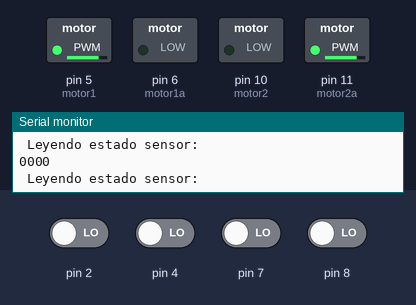
A sketch run on a simulated Arduino Uno, built with avr-gcc and run on an emulated ATmega328P. On the bench: switched loads named in the sketch (green lamp = pin HIGH), the last lines printed to the serial monitor. The test bench sets the inputs (shaded band); at power-on: pin 2, pin 4, pin 7, pin 8 LOW.

Above: at 1.2 s.
1.3 s: pin 2 driven HIGH
At 2.5 s:
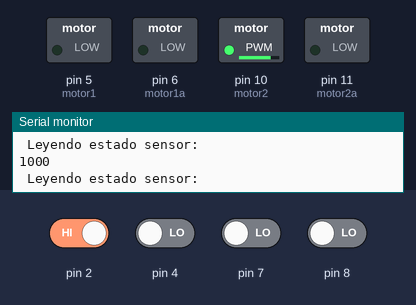
2.8 s: pin 4 driven HIGH
At 3.8 s:
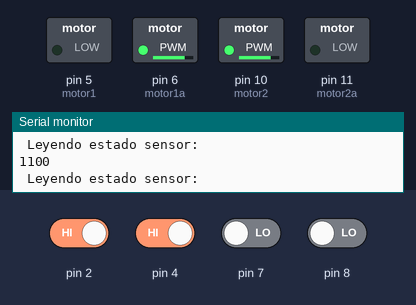
4.3 s: pin 7 driven HIGH
At 4.8 s:
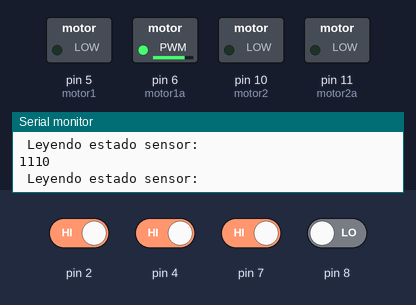
5.8 s: pin 7 driven LOW
At 7.0 s:
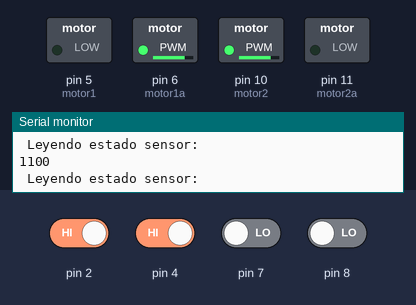
8.8 s: pin 8 driven HIGH
At 9.1 s:
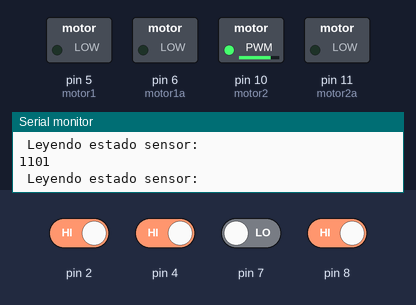
11.8 s: pin 8 driven LOW
At 12.4 s:
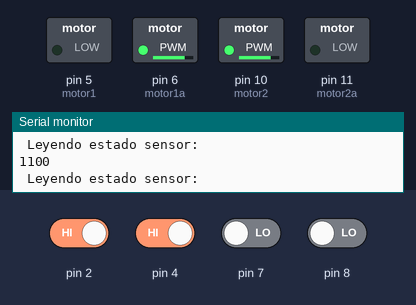
Timing chart, 0 to 14.8 s (numbered marks = the images above; inputs shaded):
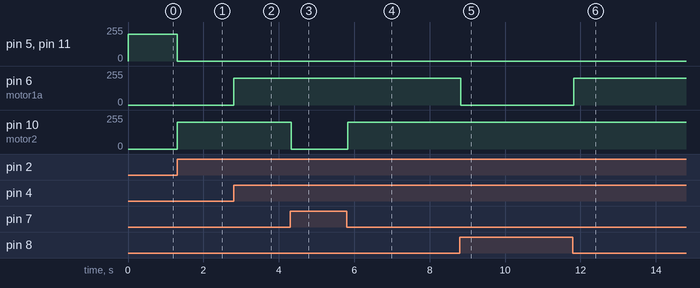

Measured:
- after the input at 1.3 s, pin 5 (motor1), pin 11 (motor2a): 200/255 → 0/255 at once; pin 10 (motor2): 0/255 → 200/255 at once
- after the input at 2.8 s, pin 6 (motor1a): 0/255 → 200/255 at once
- after the input at 4.3 s, pin 10 (motor2): 200/255 → 0/255 at once
- after the input at 5.8 s, pin 10 (motor2): 0/255 → 200/255 at once
- after the input at 8.8 s, pin 6 (motor1a): 200/255 → 0/255 at once
- after the input at 11.8 s, pin 6 (motor1a): 0/255 → 200/255 at once

The sketch:

RobotSeguidor.ino
```cpp
#include <infrarrojo.h>// libreria para los sensores

int motor1 =  5;  // el numero del pin para el primer motor V(-)
int motor1a =  6;   //el numero del pin para el primer motor V(+)
int motor2 =  10;  // el numero del pin para el segundo motor V(+)
int motor2a =  11;   //el numero del pin para el segundo motor V(-)

infrarrojo sen1(2);//El numero de pin a usar para el sensor 1
infrarrojo sen2(4);//El numero de pin a usar para el sensor 2
infrarrojo sen3(7);//El numero de pin a usar para el sensor 3
infrarrojo sen4(8);//El numero de pin a usar para el sensor 4

int VALOR;//variable que recibe el valor del dato de sensor

int estadosen1;//almacena el que tiene la variable VALOR en el valor del sensor 1
int estadosen2;//almacena el que tiene la variable VALOR en el valor del sensor 2
int estadosen3;//almacena el que tiene la variable VALOR en el valor del sensor 3
int estadosen4;//almacena el que tiene la variable VALOR en el valor del sensor 4


void setup() {
  //se configuran los motores como salida
  pinMode(motor1, OUTPUT);
  pinMode(motor1a, OUTPUT);
  pinMode(motor2, OUTPUT);
  pinMode(motor2a, OUTPUT);
  Serial.begin(9600);
}

void loop() {
  //Se utiliza monitor serial para poder conocer el estado que identifica cada sensor, es una aplicacion para pruebas
  Serial.print("\n Leyendo estado sensor: \n");

  //obteniendo el valor del primer sensor via monitor serial
  Serial.print(sen1.lectura(VALOR));//imprime el estado logico en el monitor serial del sensor 1
  estadosen1 = sen1.lectura(VALOR);

    //obteniendo el valor del segundo sensor via monitor serial
  Serial.print(sen2.lectura(VALOR));//imprime el estado logico en el monitor serial del sensor 2
  estadosen2 = sen2.lectura(VALOR);

    //obteniendo el valor del tercer sensor via monitor serial
  Serial.print(sen3.lectura(VALOR));//imprime el estado logico en el monitor serial del sensor 3
  estadosen3 = sen3.lectura(VALOR);

  //obteniendo el valor del cuarto sensor via monitor serial
  Serial.print(sen4.lectura(VALOR));//imprime el estado logico en el monitor serial del sensor 4
  estadosen4 = sen4.lectura(VALOR);

    if((estadosen1 == 1)&&(estadosen2 ==1)&&(estadosen3 ==0)&&(estadosen4 ==0))//si el sensor 1 y 2 estan en negro (1) el carro avanza
  {
    analogWrite(motor1,0);  //reversa
    analogWrite(motor1a, 200); //adelante, con un valor analogico de 200 para la velocidad del los motorreductores
    analogWrite(motor2,200);  //adelante, con un valor analogico de 200 para la velocidad del los motorreductores
    analogWrite(motor2a, 0);//reversa
  }

  if((estadosen1 == 1)&&(estadosen2 ==1)&&(estadosen3 ==1)&&(estadosen4 ==1))//si el sensor 1, 2, 3 y 4  estan en negro (1) el carro avanza
  {
    analogWrite(motor1,0);  //reversa
    analogWrite(motor1a, 200); //adelante, con un valor analogico de 200 para la velocidad del los motorreductores
    analogWrite(motor2,200);  //adelante, con un valor analogico de 200 para la velocidad del los motorreductores
    analogWrite(motor2a, 0);//reversa
  }

   if((estadosen1 == 0)&&(estadosen2 ==0)&&(estadosen3 ==0)&&(estadosen4 ==0))//si el sensor 1, 2, 3 y 4 estan en blanco (0) el carro se detiene
  {
    analogWrite(motor1,200);  //reversa
    analogWrite(motor1a, 0); //adelante
    analogWrite(motor2,0);  //adelante
    analogWrite(motor2a, 200);//reversa
  }

  if((estadosen3 == 1)&&(estadosen1 ==0)&&(estadosen2 ==0)&&(estadosen4 ==0))//si el sensor 3 esta en negro (1) el carro avanza y gira hacia la derecha
  {
    analogWrite(motor1,0);  //reversa
    analogWrite(motor1a, 200); //adelante, con un valor analogico de 200 para la velocidad del los motorreductores
    analogWrite(motor2,0);  //adelante
    analogWrite(motor2a, 0);//reversa
  }

  if((estadosen4 == 1)&&(estadosen1 ==0)&&(estadosen2 ==0)&&(estadosen3 ==0))//si el sensor 4 esta en negro (1) el carro avanza y gira hacia la izquierda
  {
    analogWrite(motor1,0);  //reversa
    analogWrite(motor1a, 0); //adelante
    analogWrite(motor2, 200);  //adelante, con un valor analogico de 200 para la velocidad del los motorreductores
    analogWrite(motor2a, 0);//reversa
  }

  if((estadosen3 == 1)&&(estadosen1 ==0)&&(estadosen2 ==1)&&(estadosen4 ==0))//si el sensor 3 y 2 estan en negro (1) el carro avanza y gira hacia la derecha
  {
    analogWrite(motor1,0);  //reversa
    analogWrite(motor1a, 200); //adelante, con un valor analogico de 200 para la velocidad del los motorreductores
    analogWrite(motor2,0); //adelante
    analogWrite(motor2a, 0);//reversa
  }

  if((estadosen4 == 1)&&(estadosen1 ==1)&&(estadosen2 ==0)&&(estadosen3 ==0))//si el sensor 4 y 1 estan en negro (1) el carro avanza y gira hacia la izquierda
  {
    analogWrite(motor1,0);  //reversa
    analogWrite(motor1a, 0); //adelante
    analogWrite(motor2,200);  //adelante, con un valor analogico de 200 para la velocidad del los motorreductores
    analogWrite(motor2a, 0);//reversa
  }
  if((estadosen3 == 1)&&(estadosen1 ==1)&&(estadosen2 ==1)&&(estadosen4 ==0))//si el sensor 3, 2 y 1 estan en negro (1) el carro avanza y gira hacia la derecha
  {
    analogWrite(motor1,0);  //reversa
    analogWrite(motor1a, 200); //adelante, con un valor analogico de 200 para la velocidad del los motorreductores
    analogWrite(motor2,0);  //adelante
    analogWrite(motor2a, 0);//reversa
  }
  if((estadosen4 == 1)&&(estadosen1 ==1)&&(estadosen2 ==1)&&(estadosen3 ==0))//si el sensor 4, 1 y 2 estan en negro (1) el carro avanza y gira hacia la izquierda
  {
    analogWrite(motor1,0);  //reversa
    analogWrite(motor1a, 0); //adelante
    analogWrite(motor2,200);  //adelante, con un valor analogico de 200 para la velocidad del los motorreductores
    analogWrite(motor2a, 0);//reversa
  }
  if((estadosen3 == 0)&&(estadosen1 ==0)&&(estadosen2 ==1)&&(estadosen4 ==0))//si el sensor 2 esta en negro (1) el carro avanza y gira hacia la derecha
  {
    analogWrite(motor1,0);  //reversa
    analogWrite(motor1a, 200); //adelante, con un valor analogico de 200 para la velocidad del los motorreductores
    analogWrite(motor2,0);  //adelante
    analogWrite(motor2a, 0);//reversa
  }
   if((estadosen4 == 0)&&(estadosen1 ==1)&&(estadosen2 ==0)&&(estadosen3 ==0))//si el sensor 1 esta en negro (1) el carro avanza y gira hacia la izquierda
  {
    analogWrite(motor1,0);  //reversa
    analogWrite(motor1a, 0); //adelante
    analogWrite(motor2,200);  //adelante, con un valor analogico de 200 para la velocidad del los motorreductores
    analogWrite(motor2a, 0);//reversa
  }
}
```

infrarrojo.h
```cpp
/********************************************************
* Infrarrojo - Library - microelectronicos Bogota
* http://www.microelectronicos.com/shopexd.asp?id=657
* Rev 14/enero/2014
* Creada por Ing. Edison viveros Pasto Colombia
* libreria que lee el estado logico de un sensor infrarrojo
* There is an obstacle, the green indicator light on the circuit board.
* Detection distance: 2 ~ 60cm
* Detection angle: 35 °
* Comparator chip: LM393
* 3mm screw holes for easy mounting
* Dimensions: 3.1 x 1.5cm
*/


#ifndef infrarrojo_h
#define infrarrojo_h

//ESTABLE LA COMPATIBILIDAD PARA DIFERENTES TARJETAS DE ARDUINO
#if ARDUINO >= 100
  #include "Arduino.h"
#else
  #include "WProgram.h"
#endif

//DEFINICION DE LA CLASE QUE CONTIENE ATRIBUTOS O VARIABLES Y FUNCIONES
class infrarrojo {
  public:
   infrarrojo(int pin);//DEFINICION DEL CONSTRUCTOR CON SUS VARIABLES
   long lectura(int lec);//DEFINICION DE LA FUNCION
  private:
   int _pin;
};
#endif
```
